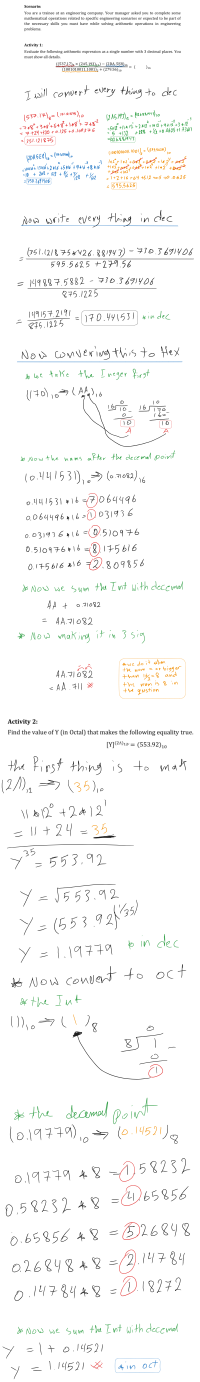
#> input picture tall_image.png, 997 x 6907 px (shown at 1/5 size)
$ python main.py
#> lines starting #> are read from the running program, lines starting #| are printed output that depends on the picture
from PIL import Image
from fpdf import FPDF
import math

# Load the image
image_path = "tall_image.png"
image = Image.open(image_path)
#> image is the input picture: PIL image 997x6907 RGBA; mean R, G, B, A 248.9, 248.9, 248.3, 255

# Get the width and height of the image
image_width, image_height = image.size
#> image_width = 997; image_height = 6907

# Define the A4 page size in points (1 inch = 72 points)
A4_ratio = 1.4142
A4_width = image_width  # A4 width in points
#> A4_width = 997
A4_height = image_width * A4_ratio  # A4 height in points
#> A4_height = 1410

# Calculate the aspect ratio of the image
image_aspect_ratio = image_width / image_height
#> image_aspect_ratio = 0.144

# Calculate the new height based on the A4 width, maintaining the aspect ratio
new_width = A4_width
#> new_width = 997
new_height = new_width / image_aspect_ratio
#> new_height = 6907

# If the calculated height exceeds the A4 height, scale the image to fit A4 height
if new_height > A4_height:
    new_height = A4_height
#> new_height = 1410
    new_width = new_height * image_aspect_ratio
#> new_width = 203.5

# Resize the image to fit the A4 aspect ratio
image_resized = image.resize((int(new_width), int(new_height)))
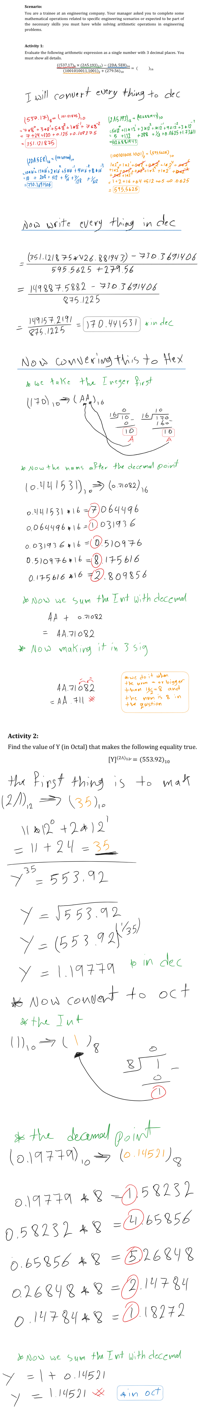
#> image_resized: PIL image 203x1409 RGBA; mean R, G, B, A 248.6, 248.6, 247.9, 255

# Calculate the number of pages needed to fit the image height
page_height = new_height  # The height of the page is now the resized height
#> page_height = 1410
pages = math.ceil(image_height / page_height)  # Use math.ceil to round up the number of pages
#> pages = 5

# Create and save each cropped section of the image
for i in range(pages):
    top = i * page_height
    bottom = min((i + 1) * page_height, image_height)
    cropped_image = image.crop((0, top, image_width, bottom))

    # Convert to RGB mode for saving as JPEG
    cropped_image = cropped_image.convert("RGB")

    # Save the cropped image as .jpg
    cropped_image.save(f"page_{i + 1}.jpg")
#> this loop made 5 passes
#> pass 1, `cropped_image = image.crop((0, top, image_width, bottom))`:
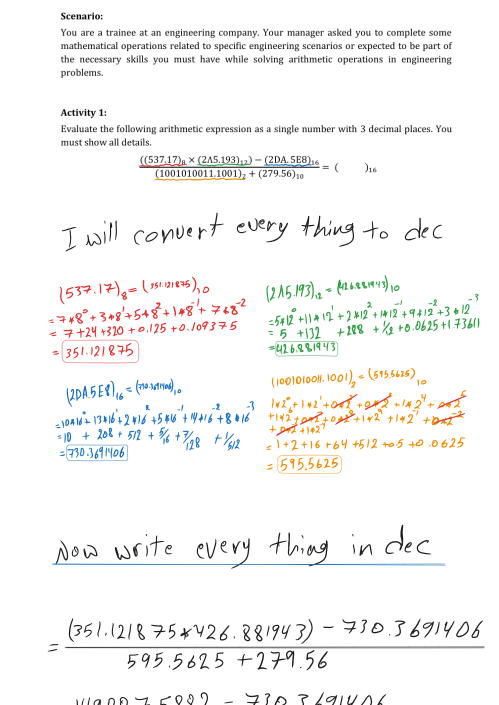
#> cropped_image: PIL image 997x1410 RGBA (shown at 1/2 size); mean R, G, B, A 246.8, 246.4, 245.6, 255
#> pass 2, `cropped_image = image.crop((0, top, image_width, bottom))`:
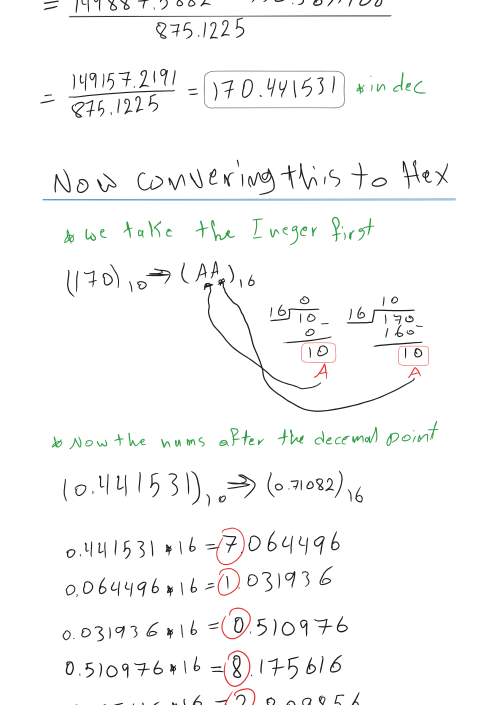
#> cropped_image: PIL image 997x1410 RGBA (shown at 1/2 size); mean R, G, B, A 248.5, 248.8, 248.5, 255
#> after the loop:
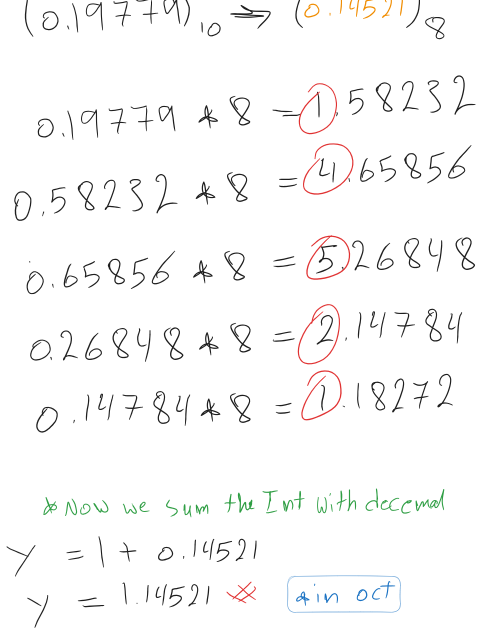
#> cropped_image: PIL image 997x1267 RGB (shown at 1/2 size); mean R, G, B 248.9, 248.7, 248.4

print(f"Image successfully split into {pages} pages.")
#| Image successfully split into 5 pages.

# Create a PDF with each cropped image
#> (the run stopped early here; a loop or call above may not have finished)
